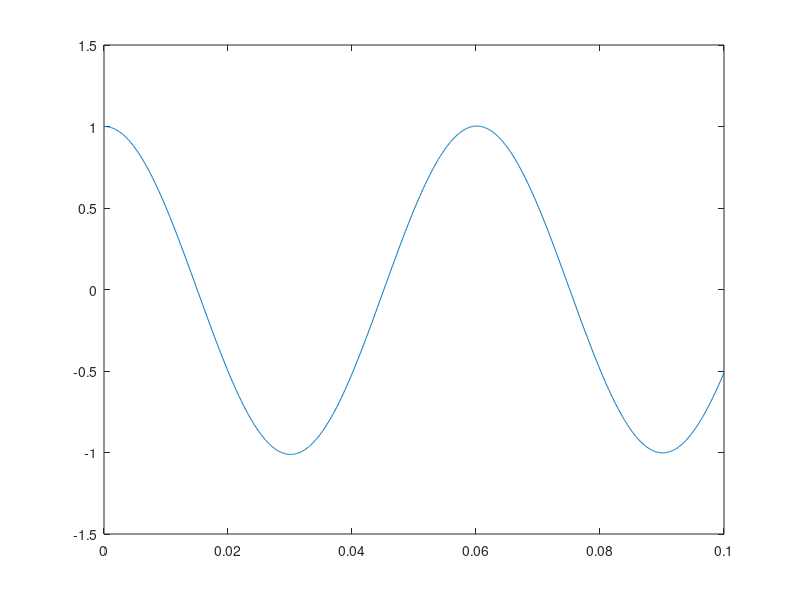

MATLAB code to generate this figure:
%
%% 参数
%
g = -9.8;
m1 = 1; l1 = 1; J1 = m1 * (l1 ^ 2)/3;
m2 = 1; l2 = 2; J2 = m2 * (l2 ^ 2)/3;
m3 = 1;
w=pi/3*100;
k=10;c=5;
f=0;
%%
A = diag([m1, m1, J1, m2, m2, J2, m3, m3]);
B = [0; m1 * g; 0; 0; m2 * g; 0; f; m3 * g];
q0 = [l1; 0; 0; 2 * l1 + l2; 0; 0; 2 * l1 + 2 * l2; 0];
%q0 = [-l1; 0; pi; -2 * l1 + l2; 0; 0; -2 * l1 + 2 * l2; 0];
%v0 = [0; 0; 0; 0; 0; 0; 0; 0]; %初始状态
v0 = [-l1*sin(q0(3))*w;
          l1*cos(q0(3))*w;
          w;
          -2*l1*sin(q0(3))*w-l2*sin(q0(6))*2*l1*cos(q0(3))*w/(2*l2*cos(q0(6)));
          l1*cos(q0(3))*w;
          -l1*cos(q0(3))*w/(l2*cos(q0(6))); 
          -2*l1*sin(q0(3))*w-l2*sin(q0(6))*2*l1*cos(q0(3))*w/(2*l2*cos(q0(6)))+l2*sin(q0(6))*2*l1*cos(q0(3))*w/(2*l2*cos(q0(6)));
          0];
q = q0; v = v0;
phi = [q0(1) - l1 * cos(q0(3));
       q0(2) - l1 * sin(q0(3));
       -2 * l1 * cos(q0(3)) + q0(4) - l2 * cos(q0(6));
       -2 * l1 * sin(q0(3)) + q0(5) - l2 * sin(q0(6));
       q0(5)+l2*sin(q0(6));
       %-2 * l1 * sin(q0(3)) + 2 * l2 * sin(q0(6));
       -l2 * cos(q0(6)) - q0(4) + q0(7);
       q0(8)
       q0(3)-w*0]; %约束
phiq = [1 0 l1 * sin(q0(3)) 0 0 0 0 0;
        0 1 -l1 * cos(q0(3)) 0 0 0 0 0;
        0 0 2 * l1 * sin(q0(3)) 1 0 l2 * sin(q0(6)) 0 0;
        0 0 -2 * l1 * cos(q0(3)) 0 1 -l2 * cos(q0(6)) 0 0;
        %0 0 2 * l1 * cos(q0(3)) 0 0 2 * l2 * cos(q0(6)) 0 0;
        0 0 0 -1 0 l2 * sin(q0(6)) 1 0;
        0 0 0 0 1 l2*cos(q0(6)) 0 0;
        0 0 0 0 0 0 0 1;
        0 0 1 0 0 0 0 0]; %雅可比
P = [-l1 * cos(q0(3)) * v0(3) ^ 2;
   -l1 * sin(q0(3)) * v0(3) ^ 2;
   -l1 * cos(q0(3)) * v0(3) ^ 2 - l2 * cos(q0(6)) * v0(6) ^ 2;
   -l1 * sin(q0(3)) * v0(3) ^ 2 - l2 * sin(q0(6)) * v0(6) ^ 2;
   l2*sin(q0(6))*v0(6)^2
   %2 * l1 * sin(q0(3)) * v0(3) ^ 2 + 2 * l2 * sin(q0(6)) * v0(6) ^ 2;
   l2 * cos(q0(6)) * v0(6) ^ 2;
   0;
   0];
h = 0.0001; T = 0.1; t = 0:h:T; %步长及时间

phiT = phiq * v; %对时间全微分
alpha = 25; beta = 50; %经验值5~50
P1 = P - 2 * alpha * phiT - beta ^ 2 * phi; %稳定形式
LEFT = [A phiq'; phiq zeros(length(P))]; %左端系数
RIGHT = [B; P1]; %右端
X = LEFT\RIGHT;

%% 组装
q = q0; v = v0;
column = zeros(8, (length(t) - 1));
q = [q column]; v = [v column];
a = zeros(8, length(t));
%%
for i = 1:length(t) - 1
    phi = [q(1, i) - l1 * cos(q(3, i));
           q(2, i) - l1 * sin(q(3, i));
           -2 * l1 * cos(q(3, i)) + q(4, i) - l2 * cos(q(6, i));
           -2 * l1 * sin(q(3, i)) + q(5, i) - l2 * sin(q(6, i));
           %-2 * l1 * sin(q(3, i)) + 2 * l2 * sin(q(6, i))
           l2 * cos(q(6, i)) + q(4, i) - q(7, i);
           q(5,i)+l2*sin(q(6,i));
           q(8, i);
           q(3,i)-w*h*(i-1)]; %约束
    phiq = [1 0 l1 * sin(q(3, i)) 0 0 0 0 0;
            0 1 -l1 * cos(q(3, i)) 0 0 0 0 0;
            0 0 2 * l1 * sin(q(3, i)) 1 0 l2 * sin(q(6, i)) 0 0;
            0 0 -2 * l1 * cos(q(3, i)) 0 1 -l2 * cos(q(6, i)) 0 0;
            %0 0 2 * l1 * cos(q(3, i)) 0 0 2 * l2 * cos(q(6, i)) 0 0;
            0 0 0 1 0 -l2 * sin(q(6, i)) -1 0;
            0 0 0 0 1 l2*cos(q(6,i)) 0 0;
            0 0 0 0 0 0 0 1
            0 0 1 0 0 0 0 0]; %雅可比
    P = [-l1 * cos(q(3, i)) * v(3, i) ^ 2;
       -l1 * sin(q(3, i)) * v(3, i) ^ 2;
       -2*l1 * cos(q(3, i)) * v(3, i) ^ 2 - l2 * cos(q(6, i)) * v(6, i) ^ 2;
       -2*l1 * sin(q(3, i)) * v(3, i) ^ 2 - l2 * sin(q(6, i)) * v(6, i) ^ 2;
        %l1 * sin(q(3, i)) * v(3, i) ^ 2 + 2 * l2 * sin(q(6, i)) * v(6, i) ^ 2;
       l2 * cos(q(6, i)) * v(6, i) ^ 2;
       l2*sin(q(6,i))*v(6,i)^2;
       0;
       0];
    phit=[0;0;0;0;0;0;0;-w];
    phiT = phiq * v(:, i)+phit;
    P1 = P - 2 * alpha * phiT - (beta ^ 2) * phi;
    LEFT = [A phiq'; phiq zeros(length(P))];
    RIGHT = [B; P1];
    X = LEFT \ RIGHT;
    a(:, i) = X(1:8);
    v(:, i + 1) = v(:, i) + h * a(:, i);
    q(:, i + 1) = q(:, i) + h * v(:, i);
end

%% figure
plot(t, q(1, :));
